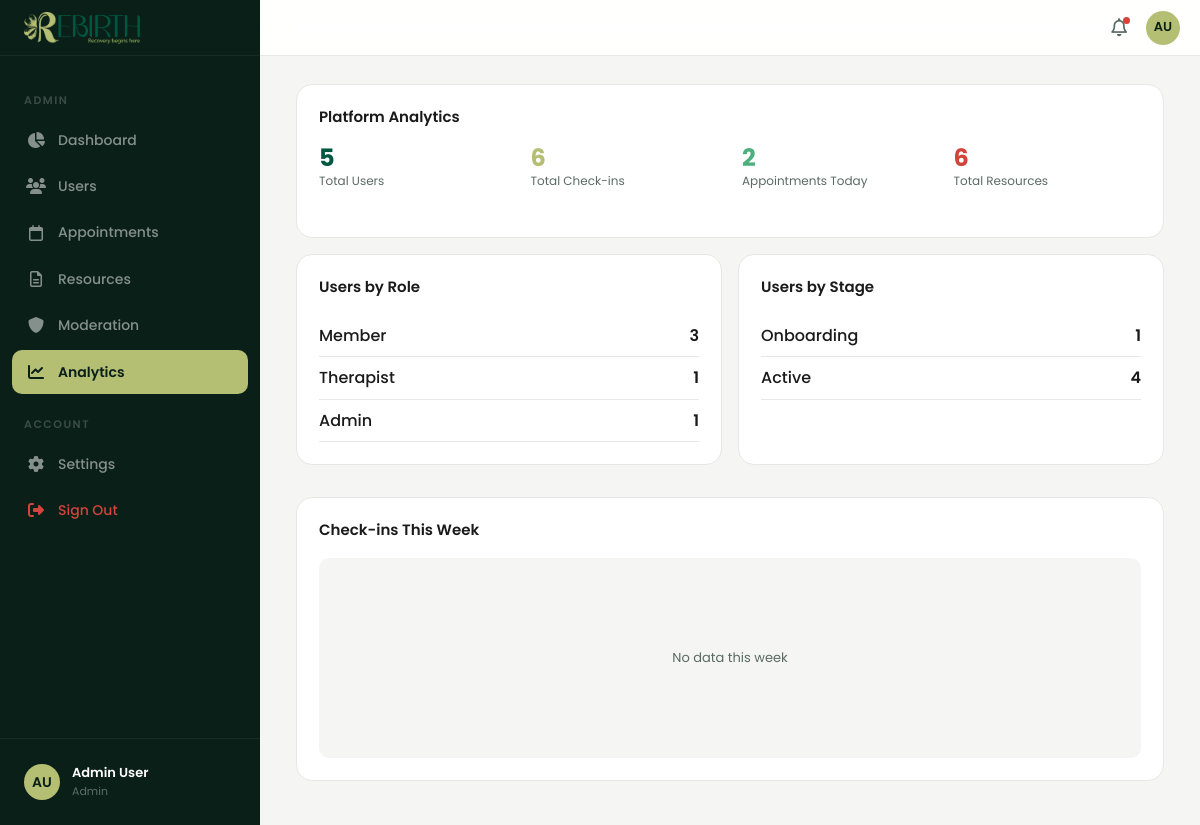
The page /admin/analytics (signed in) on the database its author committed.
### tables this page shows
CREATE TABLE `users` (
  `id` INT AUTO_INCREMENT PRIMARY KEY,
  `name` VARCHAR(100) NOT NULL,
  `email` VARCHAR(255) NOT NULL UNIQUE,
  `password_hash` VARCHAR(255) NOT NULL,
  `role` ENUM('member','therapist','admin') NOT NULL DEFAULT 'member',
  `stage` ENUM('Onboarding','Active','Maintenance','Alumni') NOT NULL DEFAULT 'Onboarding',
  `avatar` VARCHAR(255) DEFAULT NULL,
  `initials` VARCHAR(4) NOT NULL,
  `created_at` DATETIME NOT NULL DEFAULT CURRENT_TIMESTAMP,
  `updated_at` DATETIME NOT NULL DEFAULT CURRENT_TIMESTAMP ON UPDATE CURRENT_TIMESTAMP
);

### app/core/Controller.php (called while the page is built, shortened)
<?php
class Controller {
  protected function render(string $view, array $data = []): string {
    return ob_get_clean();
  }
  protected function renderWithLayout(string $layout, string $view, array $data = []): void {
    $content = $this->render($view, $data);
    extract(array_merge($data, ['content' => $content]));
    require VIEWS_PATH . '/layouts/' . $layout . '.php';
  }
}

### app/controllers/AdminController.php (called while the page is built, shortened)
<?php
class AdminController extends Controller {
  private function renderAdmin(string $view, string $title, array $extra = []): void {
    $this->requireRole('admin');
    $user = $this->user();
    $this->renderWithLayout('admin', $view, array_merge([
      'pageTitle' => 'Admin ' . $title . ' - Rebirth',
      'page' => $title,
      'user' => $user,
      '_token' => $this->csrf(),
    ], $extra));
  }
  public function analytics(): void {
    $totalUsers = User::totalCount();
    $usersByRole = User::countByRole();
    $usersByStage = User::countByStage();
    $appointmentsToday = Appointment::todayCount();
    $totalResources = Resource::totalCount();
    $totalCheckins = Database::count("SELECT COUNT(*) as count FROM check_ins");
    $weekCheckins = Database::fetchAll(
      "SELECT DATE(created_at) as date, COUNT(*) as count
       FROM check_ins WHERE created_at >= DATE_SUB(NOW(), INTERVAL 7 DAY)
       GROUP BY DATE(created_at) ORDER BY date"
    );
    $this->renderAdmin('admin/analytics', 'Analytics', [
      'totalUsers' => $totalUsers,
      'usersByRole' => $usersByRole,
      'usersByStage' => $usersByStage,
      'appointmentsToday' => $appointmentsToday,
      'totalResources' => $totalResources,
      'totalCheckins' => $totalCheckins,
      'weekCheckins' => $weekCheckins,
    ]);
  }
}

### app/core/App.php (called while the page is built, shortened)
<?php
class App {
  private Router $router;
  public function __construct() {
    $this->router = new Router();
  }
  private function registerRoutes(): void {
    $this->router->get('/', 'SiteController@index');
    $this->router->get('/login', 'AuthController@login');
    $this->router->post('/login', 'AuthController@authenticate');
    $this->router->get('/signup', 'AuthController@signup');
    $this->router->post('/signup', 'AuthController@register');
    $this->router->get('/logout', 'AuthController@logout');
    $this->router->post('/logout', 'AuthController@logout');
    $this->router->get('/panel/dashboard', 'PanelController@dashboard');
    $this->router->get('/panel/checkin', 'PanelController@checkin');
    $this->router->get('/panel/journal', 'PanelController@journal');
    $this->router->get('/panel/appointments', 'PanelController@appointments');
    $this->router->get('/panel/community', 'PanelController@community');
    $this->router->get('/panel/progress', 'PanelController@progress');
    $this->router->get('/panel/resources', 'PanelController@resources');
    $this->router->get('/panel/settings', 'PanelController@settings');
    $this->router->post('/checkin', 'PanelController@saveCheckin');
    $this->router->post('/journal/create', 'PanelController@createJournal');
    $this->router->post('/journal/delete', 'PanelController@deleteJournal');
    $this->router->post('/appointments/create', 'PanelController@createAppointment');
    $this->router->post('/appointments/cancel', 'PanelController@cancelAppointment');
    $this->router->post('/messages/create', 'PanelController@createMessage');
    $this->router->post('/messages/like', 'PanelController@likeMessage');
    $this->router->post('/settings/profile', 'PanelController@updateProfile');
    $this->router->post('/settings/join-group', 'PanelController@joinGroup');
    $this->router->get('/therapist/patients', 'PanelController@myPatients');
    $this->router->get('/therapist/patient/{id}', 'PanelController@patientDetail');
    $this->router->get('/panel/messages', 'PanelController@messages');
    $this->router->post('/messages/send', 'PanelController@sendMessage');
    $this->router->get('/messages/poll', 'PanelController@pollMessages');
    $this->router->get('/panel/sos', 'PanelController@sos');
    $this->router->post('/panel/sos/send', 'PanelController@sendSos');
    $this->router->get('/therapist/resources', 'PanelController@therapistResources');
    $this->router->post('/therapist/resources/create', 'PanelController@createTherapistResource');
    $this->router->post('/therapist/resources/delete', 'PanelController@deleteTherapistResource');
    $this->router->get('/therapist/messages', 'PanelController@therapistMessages');
    $this->router->get('/therapist/messages/{id}', 'PanelController@therapistConversation');
    $this->router->get('/therapist/availability', 'PanelController@therapistAvailability');
    $this->router->post('/therapist/availability/save', 'PanelController@saveTherapistAvailability');
    $this->router->get('/therapist/sos', 'PanelController@therapistSos');
    $this->router->post('/therapist/sos/acknowledge', 'PanelController@acknowledgeSos');
    $this->router->post('/therapist/sos/resolve', 'PanelController@resolveSos');
    $this->router->get('/therapist/patient/{id}/progress', 'PanelController@patientProgress');
    $this->router->post('/therapist/patient/{id}/progress/update', 'PanelController@updatePatientProgress');
    $this->router->get('/therapist/sos/count', 'PanelController@sosCount');
    $this->router->get('/therapist/availability/check', 'PanelController@checkAvailability');
    $this->router->get('/admin/appointments/availability', 'AdminController@getAvailability');
    $this->router->get('/admin/dashboard', 'AdminController@dashboard');
    $this->router->get('/admin/users', 'AdminController@users');
    $this->router->get('/admin/appointments', 'AdminController@appointments');
    $this->router->get('/admin/resources', 'AdminController@resources');
    $this->router->get('/admin/moderation', 'AdminController@moderation');
    $this->router->get('/admin/settings', 'AdminController@settings');
    $this->router->get('/admin/analytics', 'AdminController@analytics');
    $this->router->post('/admin/users/create', 'AdminController@createUser');
    $this->router->post('/admin/users/update', 'AdminController@updateUser');
    $this->router->post('/admin/users/delete', 'AdminController@deleteUser');
    $this->router->post('/admin/appointments/create', 'AdminController@createAppointment');
    $this->router->post('/admin/appointments/update', 'AdminController@updateAppointment');
    $this->router->post('/admin/resources/create', 'AdminController@createResource');
    $this->router->post('/admin/resources/update', 'AdminController@updateResource');
    $this->router->post('/admin/resources/delete', 'AdminController@deleteResource');
    $this->router->post('/admin/moderation/delete', 'AdminController@deleteMessage');
  }
  public function run(): void {
    $method = $_SERVER['REQUEST_METHOD'];
    $uri = parse_url($_SERVER['REQUEST_URI'], PHP_URL_PATH);
    $this->router->dispatch($method, $uri);
  }
}

### index.php (called while the page is built, shortened)
<?php
$app = new App();
$app->run();

### app/core/Database.php (called while the page is built, shortened)
<?php
class Database {
  private static ?PDO $instance = null;
  public static function connect(): PDO {
    if (self::$instance === null) {
      $dsn = 'mysql:host=' . DB_HOST . ';port=' . DB_PORT . ';charset=utf8mb4';
      self::$instance = new PDO($dsn, DB_USER, DB_PASS, [
        PDO::ATTR_ERRMODE => PDO::ERRMODE_EXCEPTION,
        PDO::ATTR_DEFAULT_FETCH_MODE => PDO::FETCH_ASSOC,
        PDO::ATTR_EMULATE_PREPARES => false,
      ]);
      self::$instance->exec('CREATE DATABASE IF NOT EXISTS `' . DB_NAME . '` CHARACTER SET utf8mb4 COLLATE utf8mb4_unicode_ci');
      self::$instance->exec('USE `' . DB_NAME . '`');
    }
    return self::$instance;
  }
  public static function query(string $sql, array $params = []): PDOStatement {
    $stmt = self::connect()->prepare($sql);
    $stmt->execute($params);
    return $stmt;
  }
  public static function fetch(string $sql, array $params = []): ?array {
    $row = self::query($sql, $params)->fetch();
    return $row ?: null;
  }
  public static function fetchAll(string $sql, array $params = []): array {
    return self::query($sql, $params)->fetchAll();
  }
}

### app/core/Middleware.php (called while the page is built, shortened)
<?php
trait Middleware {
  protected function requireAuth(): void {
    $user = Database::fetch("SELECT * FROM users WHERE id = ?", [$_SESSION['user_id']]);
  }
  protected function requireRole(string ...$roles): void {
    $this->requireAuth();
  }
  protected function currentUser(): ?array {
    return $_SESSION['user'] ?? null;
  }
  protected function user(): array {
    $u = $this->currentUser();
    return $u;
  }
}

### app/models/User.php (called while the page is built, shortened)
<?php
class User {
  public static function countByRole(): array {
    return Database::fetchAll("SELECT role, COUNT(*) as count FROM users GROUP BY role");
  }
  public static function countByStage(): array {
    return Database::fetchAll("SELECT stage, COUNT(*) as count FROM users GROUP BY stage");
  }
}

### app/views/layouts/admin.php (the view, shortened to what this page needs)
<!DOCTYPE html>
<html lang="en">
<head>
  <link rel="stylesheet" href="/css/app.css">
  <link rel="stylesheet" href="https://cdnjs.cloudflare.com/ajax/libs/font-awesome/6.5.1/css/all.min.css">
</head>
<body>
  <div class="app-layout">
    <aside class="app-sidebar">
      <div class="app-sidebar-header">
        <img src="/logo.png" alt="Rebirth Admin">
      </div>
      <nav class="app-sidebar-nav">
        <div class="app-sidebar-section">Admin</div>
        <a href="/admin/dashboard" class="app-sidebar-link <?= $page === 'Dashboard' ? 'active' : '' ?>"><i class="fa-solid fa-chart-pie"></i>Dashboard</a>
        <a href="/admin/users" class="app-sidebar-link <?= $page === 'Users' ? 'active' : '' ?>"><i class="fa-solid fa-users"></i>Users</a>
        <a href="/admin/appointments" class="app-sidebar-link <?= $page === 'Appointments' ? 'active' : '' ?>"><i class="fa-regular fa-calendar"></i>Appointments</a>
        <a href="/admin/resources" class="app-sidebar-link <?= $page === 'Resources' ? 'active' : '' ?>"><i class="fa-regular fa-file-lines"></i>Resources</a>
        <a href="/admin/moderation" class="app-sidebar-link <?= $page === 'Moderation' ? 'active' : '' ?>"><i class="fa-solid fa-shield"></i>Moderation</a>
        <a href="/admin/analytics" class="app-sidebar-link <?= $page === 'Analytics' ? 'active' : '' ?>"><i class="fa-solid fa-chart-line"></i>Analytics</a>
        <div class="app-sidebar-section">Account</div>
        <a href="/admin/settings" class="app-sidebar-link <?= $page === 'Settings' ? 'active' : '' ?>"><i class="fa-solid fa-gear"></i>Settings</a>
        <a href="/logout" class="app-sidebar-link" style="color:var(--color-danger);"><i class="fa-solid fa-right-from-bracket"></i>Sign Out</a>
      </nav>
      <div class="app-sidebar-footer">
        <div class="app-sidebar-user">
          <?php if (!empty($user['avatar'])): ?>
          <img src="/uploads/avatars/<?= htmlspecialchars($user['avatar']) ?>" alt="" class="app-sidebar-user-avatar" style="object-fit:cover;">
          <?php else: ?>
          <div class="app-sidebar-user-avatar"><?= htmlspecialchars($user['initials']) ?></div>
          <?php endif; ?>
          <div>
            <div class="app-sidebar-user-name"><?= htmlspecialchars($user['name']) ?></div>
            <div class="app-sidebar-user-role"><?= htmlspecialchars(ucfirst($user['role'])) ?></div>
          </div>
        </div>
      </div>
    </aside>
    <div class="app-main" style="flex:1;display:flex;flex-direction:column;min-width:0;">
      <header class="app-topbar">
        <div class="app-topbar-left">
          <span class="app-topbar-title">Admin <?= htmlspecialchars($page) ?></span>
        </div>
        <div class="app-topbar-right">
          <button class="app-topbar-btn"><i class="fa-regular fa-bell"></i><span class="dot"></span></button>
          <?php if (!empty($user['avatar'])): ?>
          <img src="/uploads/avatars/<?= htmlspecialchars($user['avatar']) ?>" alt="" class="app-topbar-avatar" style="object-fit:cover;">
          <?php else: ?>
          <div class="app-topbar-avatar"><?= htmlspecialchars($user['initials']) ?></div>
          <?php endif; ?>
        </div>
      </header>
      <div class="app-content">
        <?= $content ?>
      </div>
    </div>
  </div>
</body>
</html>

### rows shown on the page
users: initials "AU", name "Admin User", role "Admin"

### other values the page prints
$totalUsers "5"
$totalCheckins "6"
$appointmentsToday "2"
$totalResources "6"
$r['role'] "Member"
$r['count'] "3"
$r['role'] "Therapist"
$r['count'] "1"
$r['role'] "Admin"
$s['stage'] "Onboarding"
$s['count'] "1"
$s['stage'] "Active"
$s['count'] "4"
